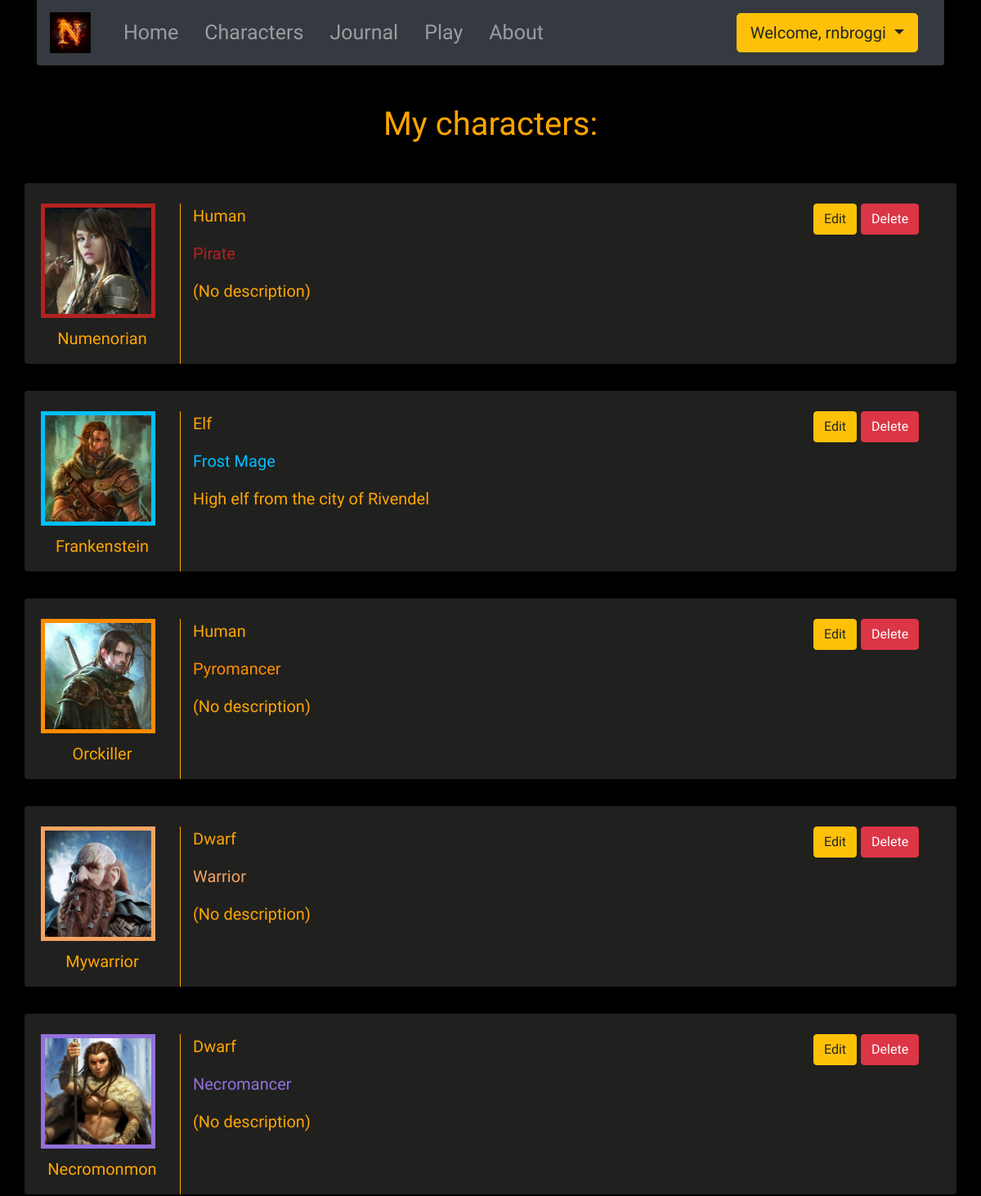
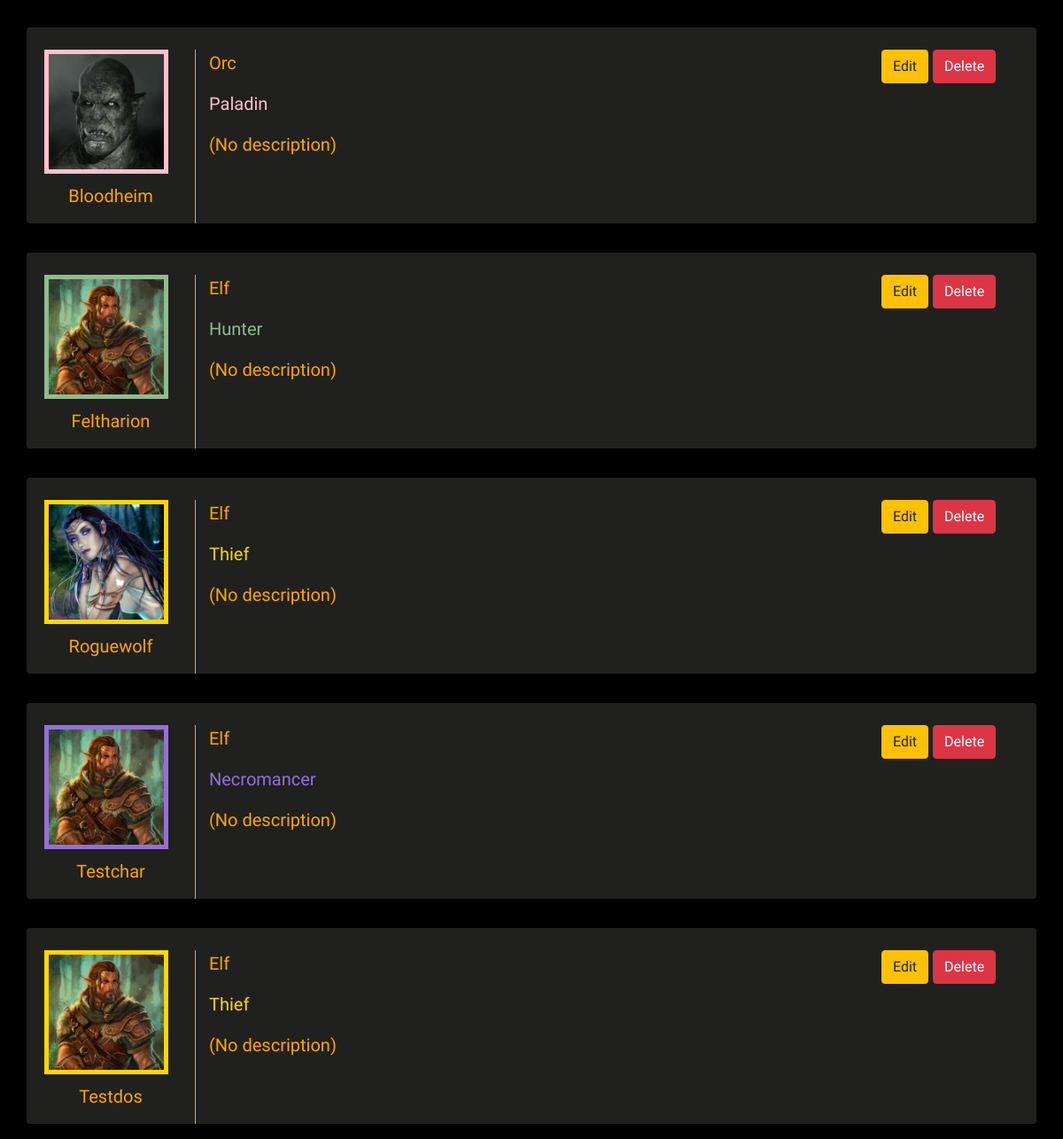
Page /characters/list/ (signed in) on the committed database (2 pictures, top to bottom).
### characters/models.py (models this page shows, shortened)
class Character(models.Model):
    user = models.ForeignKey(settings.AUTH_USER_MODEL, on_delete=models.CASCADE)
    name = models.CharField(max_length=14, unique=True, null=True)
    race = models.ForeignKey('Race', on_delete=models.CASCADE)
    MALE = 'M'
    FEMALE = 'F'
    GENDER_CHOICES = (
        (MALE, 'Male'),
        (FEMALE, 'Female')
    )
    gender = models.CharField(max_length=1, choices=GENDER_CHOICES, default=MALE)
    image = models.ImageField(blank=True, default=0)
    char_class = models.ForeignKey('Class', on_delete=models.CASCADE)
    description = models.TextField(max_length=400, blank=True)
    enemy = models.ForeignKey('Enemy', on_delete=models.CASCADE, null=True)

class Race(models.Model):
    name = models.CharField(max_length=30)
    description = models.TextField(max_length=500, blank=True)
    def __str__(self):
        return self.name

class Class(models.Model):
    name = models.CharField(max_length=15)
    description = models.TextField(max_length=100, blank=True)
    power_one = models.ForeignKey('ClassPower', on_delete=models.CASCADE, related_name='attack')
    power_two = models.ForeignKey('ClassPower', on_delete=models.CASCADE, related_name='heal')
    class Meta:
        verbose_name_plural = _("Classes")
    def __str__(self):
        return self.name

### characters/views.py (the view)
# urls.py: path('list/', views.CharactersListView.as_view(), name='list'),
class CharactersListView(LoginRequiredMixin, ListView):
    template_name = 'characters/character_list.html'
    model = Character
    def get_queryset(self):
        return self.model.objects.filter(user=self.request.user)

### characters/templates/characters/character_list.html (shortened to what this page needs)
{% extends 'profile.html' %}
{% load bootstrap3 %}

### templates/profile.html (shortened to what this page needs)
{% extends 'base.html' %}
{% load bootstrap3 %}
{% block content %}
    {% if character_list %}
        <h1 class="mb-5 textclass text-center">My characters:</h1>
        {% for char in character_list %}
            <div class="row all-characters rounded textclass">
                <div class="col-2 {{ char.char_class|slugify }}"><img src="{{ char.image.url }}"
                                        alt="Character profile pic"
                                        height="140px"
                                        width="140px">
                    <p class="text-center textclass">{{ char.name }}</p>
                </div>
                <div class="col-8 chardata">
                    <p>{{ char.race }}</p>
                    <p class="{{ char.char_class|slugify }}">{{ char.char_class }}</p>
                    {% if char.description %}
                        <p>{{ char.description|linebreaks }}</p>
                    {% else %}
                        <p>(No description)</p>
                    {% endif %}
                </div>
                <div class="col-2 align-self-start">
                    <a href="{% url 'characters:edit' pk=char.pk %}" class="btn btn-warning">Edit</a>
                    <button type="button" class="btn btn-danger" data-toggle="modal"
                            data-target="#{{ char.name }}Modal">
                        Delete
                    </button>
                </div>
            </div>
            <hr>
        {% endfor %}
        </div>
    {% else %}
        <h2 class="textclass text-center">You have no characters yet. Go ahead and <a
                href="{% url 'characters:create' %}">create a new one!</a>
        </h2>
        {% block gate %}
        {% endblock %}
    {% endif %}
{% endblock %}

### templates/base.html (shortened to what this page needs)
<!DOCTYPE html>
{% load staticfiles %}
<html lang="en">
<head>
    <link rel="stylesheet" href="https://stackpath.bootstrapcdn.com/bootstrap/4.2.1/css/bootstrap.min.css"
>
    <link rel="stylesheet" href="{% static 'project_nico/css/master.css' %}">
    <link rel="stylesheet" href="{% static 'project_nico/css/formstyle.css' %}">
    <link rel="stylesheet" href="{% static 'project_nico/css/character_list_style.css' %}">
    <link rel="stylesheet" href="{% static 'project_nico/css/post_list_style.css' %}">
    <link rel="stylesheet" href="{% static 'project_nico/css/poststyle.css' %}">
    <link rel="stylesheet" href="{% static 'project_nico/css/rpgstyle.css' %}">
</head>
<body class="bg">
<div class="container">
    <nav class="navbar navbar-expand-lg navbar-dark bg-dark rounded-bottom mb-5 ">
        <a class="navbar-brand" href="{% url 'home' %}"><img src="{% static 'project_nico/images/n.jpg' %}" alt="Brand"
                                                             hight="50px" width="50px"></a>
        <div class="collapse navbar-collapse" id="navbarNavAltMarkup">
            <div class="navbar-nav">
                <a class="nav-item nav-link ml-3" href="{% url 'home' %}">Home </a>
                {% if user.is_authenticated %}
                    <div class="dropdown characters-class" style="cursor: pointer">
                        <a class="nav-item nav-link ml-3" id="characters-dropdown"
                           data-toggle="dropdown" aria-haspopup="true" aria-expanded="false">Characters</a>
                    </div>
                    <a class="nav-item nav-link ml-3" href="{% url 'journal:journal' %}">Journal</a>
                    <a class="nav-item nav-link ml-3" href="{% url 'rpg:rpg' %}">Play</a>
                    <a class="nav-item nav-link ml-3" href="{% url 'about' %}">About</a>
                {% else %}
                    <a class="nav-item nav-link" href="{% url 'accounts:signup' %}">Sing up</a>
                    <a class="nav-item nav-link" href="{% url 'accounts:login' %}">Login</a>
                    <a class="nav-item nav-link" style="margin-left: 650px" href="{% url 'about' %}">About</a>
                {% endif %}
            </div>
        </div>
        {% if user.is_authenticated %}
            <div class="nav-item nav-link dropdown">
                <button class="btn btn-warning dropdown-toggle btn-lg" type="button" id="dropdownMenuButton"
                        data-toggle="dropdown" aria-haspopup="true" aria-expanded="false">
                    Welcome, {{ user.username }}
                </button>
            </div>
        {% endif %}
    </nav>
    {% block content %}
    {% endblock %}
</body>
</html>

### static/project_nico/css/master.css (style rules this page uses)
* { margin: 0; padding: 0; }
body { background-color: #000; color: white; overflow: scroll; margin: 0; }
.bg { top: 0; left: 0; width: 100vw; height: 100vh; background-image: url(http://78.media.tumblr.com/9951ca2e7e884a48ca5b5269f5514cd6/tumblr_nwjrkxWOcd1tslewgo1_500.gif); background-size: 100%; background-position: left bottom; }
.navbar { font-family: 'MedievalSharp', cursive; font-size: 25px; }
.textclass { font-family: 'Almendra', serif; color: orange; }
h1, h3 { margin: 0; }

### static/project_nico/css/character_list_style.css (style rules this page uses)
.all-characters { background-color: rgba(64, 64, 63, 0.5); font-size: 20px; padding-top: 25px; }
.all-characters img { position: relative; right: -35px; margin-left: -30px; margin-bottom: 10px; }
.chardata { border-left: 1px solid orange; }

### static/project_nico/css/rpgstyle.css (style rules this page uses)
.pirate { color: firebrick; }
.pirate img { border: 5px solid firebrick; }
.frost-mage { color: deepskyblue; }
.frost-mage img { border: 5px solid deepskyblue; }
.pyromancer { color: darkorange; }
.pyromancer img { border: 5px solid darkorange; }
.warrior { color: sandybrown; }
.warrior img { border: 5px solid sandybrown; }
.necromancer { color: mediumpurple; }
.necromancer img { border: 5px solid mediumpurple; }
.paladin { color: pink; }
.paladin img { border: 5px solid pink; }
.hunter { color: darkseagreen; }
.hunter img { border: 5px solid darkseagreen; }
.thief { color: gold; }
.thief img { border: 5px solid gold; }

### rows in the picture
Character: image (picture), name "Numenorian", race "Human", char_class "Pirate", description "(No description)"
Character: image (picture), name "Frankenstein", race "Elf", char_class "Frost Mage", description "High elf from the city of Rivendel"
Character: image (picture), name "Orckiller", race "Human", char_class "Pyromancer", description "(No description)"
Character: image (picture), name "Mywarrior", race "Dwarf", char_class "Warrior", description "(No description)"
Character: image (picture), name "Necromonmon", race "Dwarf", char_class "Necromancer", description "(No description)"
Character: image (picture), name "Bloodheim", race "Orc", char_class "Paladin", description "(No description)"
Character: image (picture), name "Feltharion", race "Elf", char_class "Hunter", description "(No description)"
Character: image (picture), name "Roguewolf", race "Elf", char_class "Thief", description "(No description)"
Character: image (picture), name "Testchar", race "Elf", char_class "Necromancer", description "(No description)"
Character: image (picture), name "Testdos", race "Elf", char_class "Thief", description "(No description)"

### other values in the picture
{{ user.username }} "rnbroggi"
